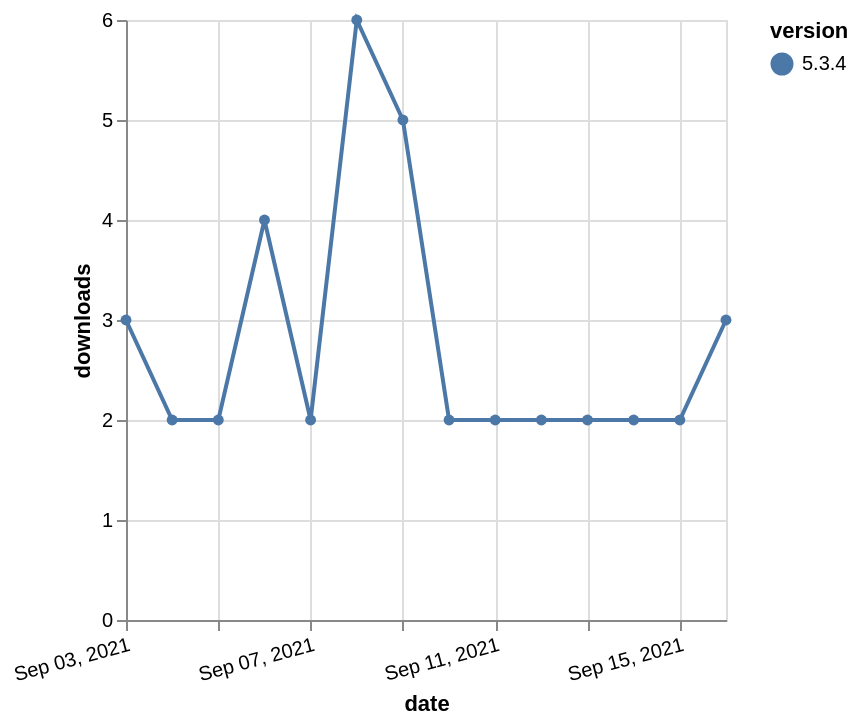

Vega-Lite specification stored for this chart:
### Vega-Lite specification from a JSON file in a GitHub repository (floating-point values rounded to 4 significant figures)
{"$schema": "https://vega.github.io/schema/vega-lite/v5.json", "description": "A simple bar chart with embedded data.", "data": {"values": [{"date": "2021-09-03", "total": 3695, "delta": 3, "version": "5.3.4"}, {"date": "2021-09-04", "total": 3697, "delta": 2, "version": "5.3.4"}, {"date": "2021-09-05", "total": 3699, "delta": 2, "version": "5.3.4"}, {"date": "2021-09-06", "total": 3703, "delta": 4, "version": "5.3.4"}, {"date": "2021-09-07", "total": 3705, "delta": 2, "version": "5.3.4"}, {"date": "2021-09-08", "total": 3711, "delta": 6, "version": "5.3.4"}, {"date": "2021-09-09", "total": 3716, "delta": 5, "version": "5.3.4"}, {"date": "2021-09-10", "total": 3718, "delta": 2, "version": "5.3.4"}, {"date": "2021-09-11", "total": 3720, "delta": 2, "version": "5.3.4"}, {"date": "2021-09-12", "total": 3722, "delta": 2, "version": "5.3.4"}, {"date": "2021-09-13", "total": 3724, "delta": 2, "version": "5.3.4"}, {"date": "2021-09-14", "total": 3726, "delta": 2, "version": "5.3.4"}, {"date": "2021-09-15", "total": 3728, "delta": 2, "version": "5.3.4"}, {"date": "2021-09-16", "total": 3731, "delta": 3, "version": "5.3.4"}]}, "width": "container", "mark": {"type": "line", "point": {"filled": true}}, "encoding": {"x": {"field": "date", "type": "temporal", "timeUnit": "yearmonthdate", "title": "date", "axis": {"labelAngle": -15}}, "y": {"field": "delta", "type": "quantitative", "title": "downloads"}, "color": {"field": "version", "type": "nominal"}, "tooltip": {"field": "delta"}}}
